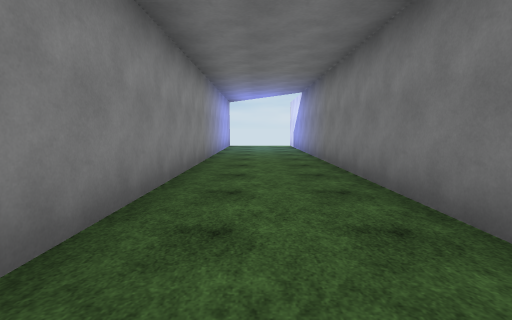
view 1 (above)

19 first-person views from a walk through a scene from a Unity 3-D project. The camera is 1.4 m above the floor, tilts 6° down and sees 85° across. The floor is counted in squares, 2 m on a side. Each view is taken from the middle of a square. On the plan, view 1 faces up. The plan holds only what a view shows up to about 9 squares ahead; the rest is blank. The place goes on beyond the plan. The player is left out. Surface patterns are stand-ins for the level's own textures.

view 2
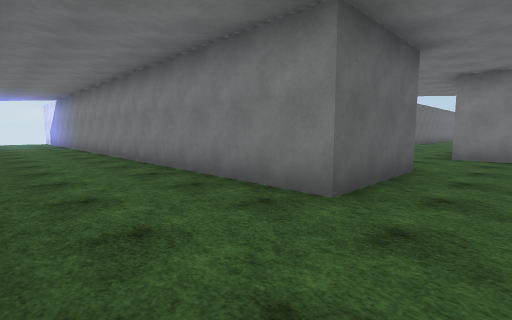

view 3
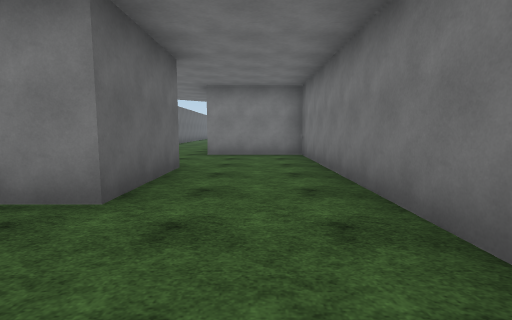

view 4
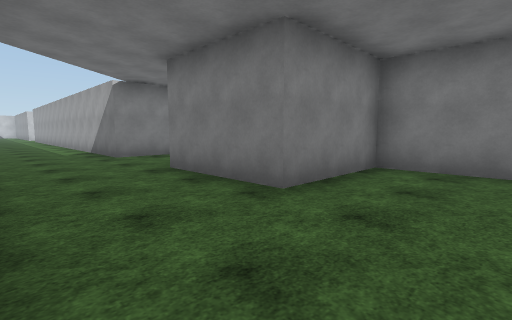

view 5
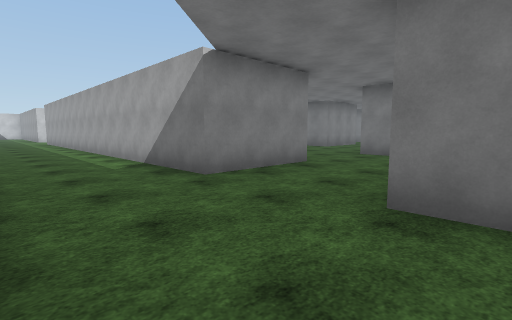

view 6
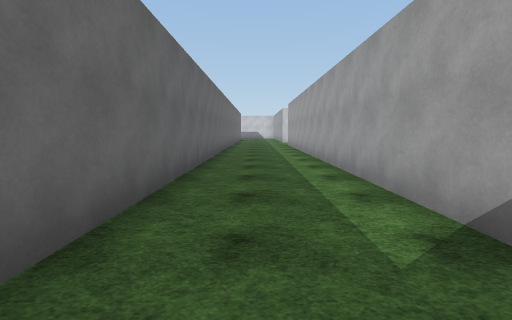

view 7
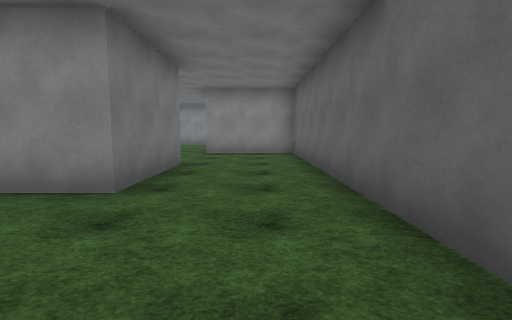

view 8
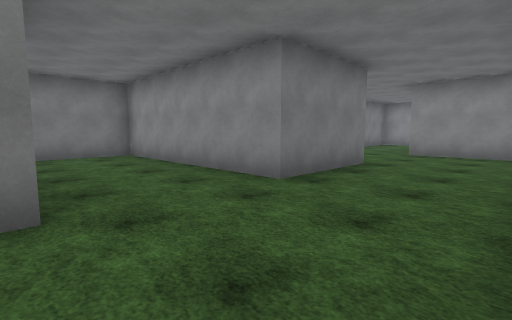

view 9
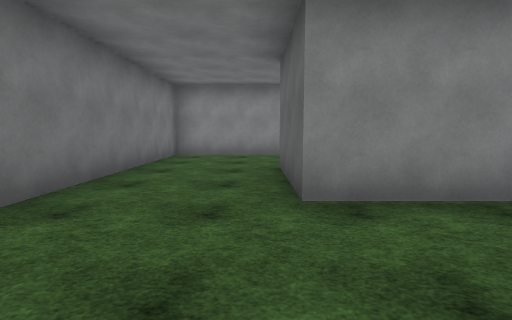

view 10
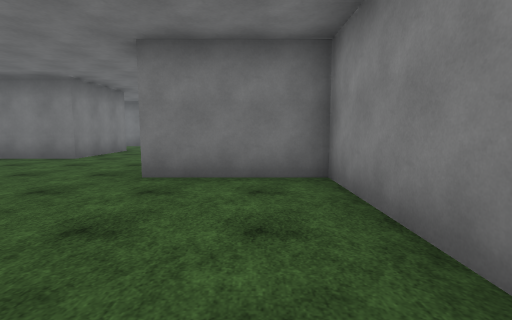

view 11
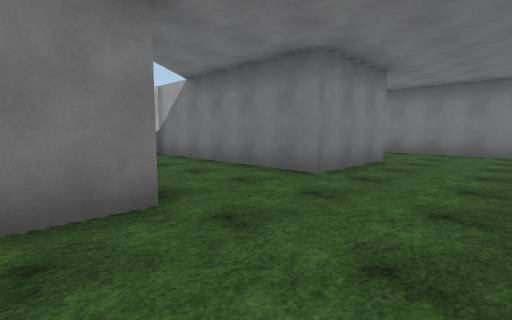

view 12
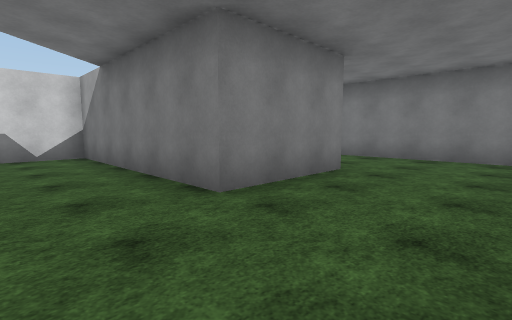

view 13
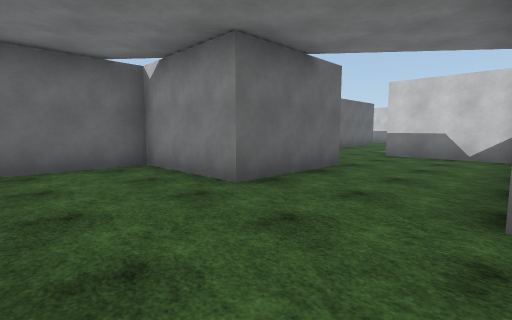

view 14
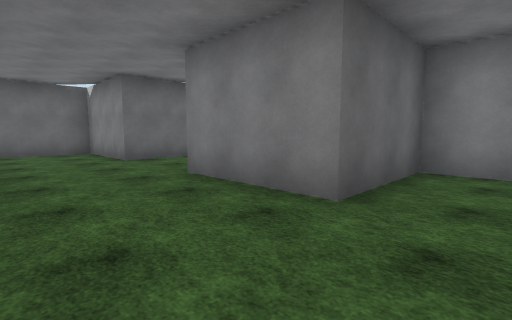

view 15
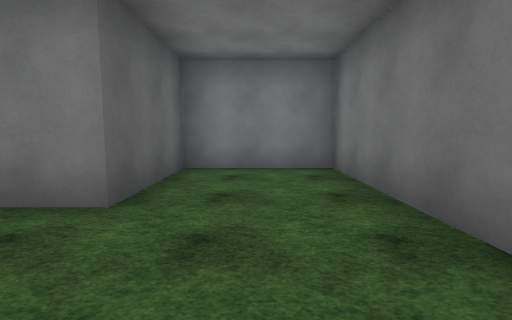

view 16
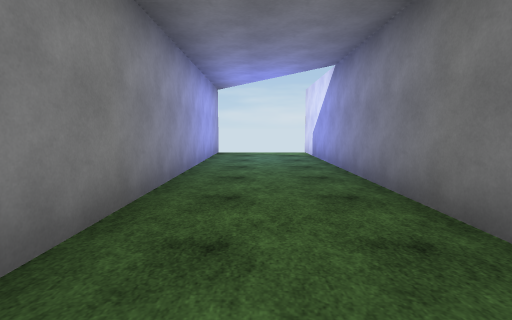

view 17
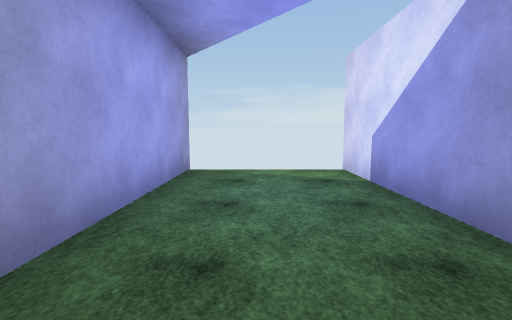

view 18
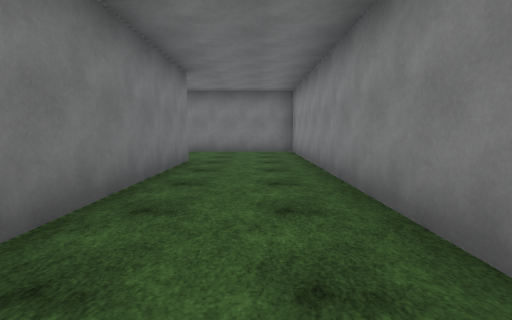

view 19
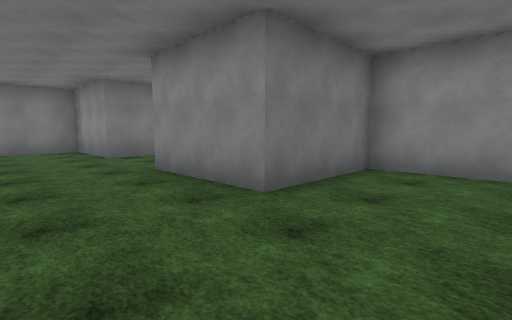

### Floor plan
Points are (right, up) in squares from view 1. A wall is a line through its corners. A room is listed if a view was taken in it or the views show most of it. See-through windows are left out.
Room 1 (views 1, 2, 3, 4, 5, 6, 7, 8, 9, 16, 17, 18)
walls: (11.9, -0.8) (4.3, -0.8) (4.3, -3.5) (1.6, -3.5) (1.6, 13.1); (12.7, -3.6) (22, -3.6); (21.9, -0.8) (14.1, -0.8); (-1.2, 13.2) (-1.2, -6.3) (7.1, -6.3) (7.1, -3.6) (9.9, -3.6)
ways out: opening at (11.5, -3) to room 2; gap at (-1, 13)
Room 2 (views 10, 11, 12, 13, 14, 15, 19)
walls: (18.4, -9.2) (15.5, -9.2) (15.5, -6.4) (13.1, -6.4); (12.7, -14.7) (12.7, -17.4) (18.2, -17.4) (18.2, -14.7) (15.5, -14.7) (15.5, -11.9) (21, -11.9) (21, -9); (12.7, -6.4) (12.7, -3.6); (9.9, -3.6) (9.9, -9.1) (12.7, -9.1) (12.7, -12)
ways out: opening at (11.5, -3) to room 1; opening at (12.5, -13.5); opening at (19.5, -9)

Positions as (right, up) in squares from view 1, and headings:
1: (0, 0), facing up
2: (-1, -5), facing up-right
3: (-1, -5), facing right
4: (5, -1), facing down-right
5: (9, -1), facing down-right
6: (13, -2), facing right
7: (13, -2), facing left
8: (13, -1), facing down-left
9: (7, -4), facing left
10: (11, -5), facing down
11: (13, -8), facing down-right
12: (13, -10), facing down-right
13: (13, -12), facing up-right
14: (13, -16), facing up-right
15: (13, -16), facing right
16: (0, 4), facing up
17: (0, 8), facing up
18: (0, 3), facing down
19: (15, -7), facing down-left
